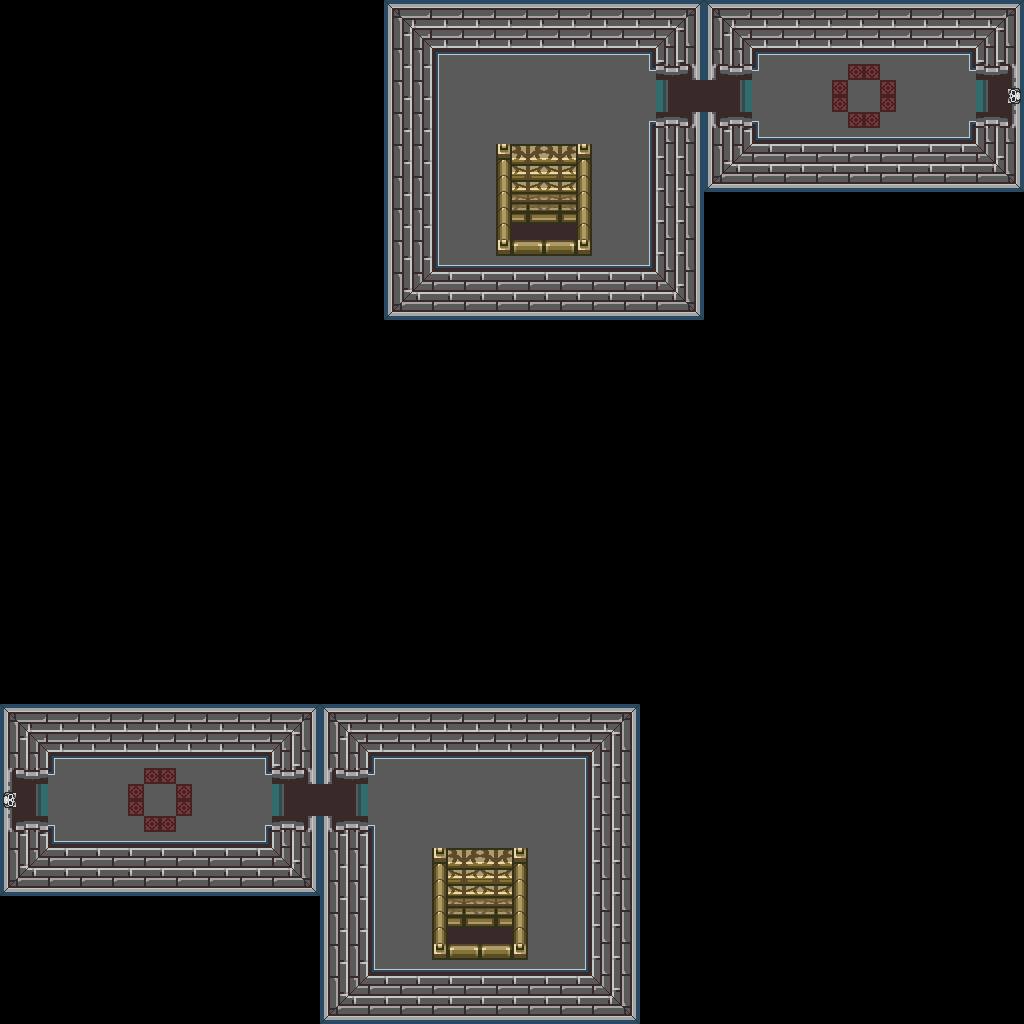

The image is a tile-based game level rendered from a .tmx file. Its description and source (layers, tilesets, objects; grid data summarised) follow:
An orthogonal 64x64 tile map with 16x16 px tiles, 1 tile layer (base), 1 hidden layer not drawn and 43 objects.

<map version="1.10" tiledversion="1.12.1" orientation="orthogonal" renderorder="right-down" width="64" height="64" tilewidth="16" tileheight="16" infinite="0" nextlayerid="3" nextobjectid="44">
 <tileset firstgid="1" source="../classiciphone_pics4.tsx" />
 <layer id="1" name="base" width="64" height="64">
  <data>[4096 cells, 4096 non-empty, 82 distinct tile ids]</data>
 </layer>
 <layer id="2" name="collision" width="64" height="64" visible="0">
  <properties><property name="collision" value="true" /></properties>
  <data>[4096 cells, 3704 non-empty, 1 distinct tile ids]</data>
 </layer>
 <objectgroup id="3" name="npcs">
  <object id="1" x="512.0" y="208.0" width="16" height="16">
   <properties>
    <property name="gani" value="night.png" />
    <property name="script" type="string">-- Auto-converted from GraalScript
-- function onCreated() {
-- drawoverplayer();
-- dontblock();
end
-- [CLIENT-SIDE — server no-op]
-- if (created) setimgpart night.png,0,0,64,32;</property>
   </properties>
  </object>
  <object id="2" x="448.0" y="912.0" width="16" height="16">
   <properties>
    <property name="gani" value="night.png" />
    <property name="script" type="string">-- Auto-converted from GraalScript
-- function onCreated() {
-- drawoverplayer();
-- dontblock();
end
-- [CLIENT-SIDE — server no-op]
-- if (created) setimgpart night.png,0,0,64,32;</property>
   </properties>
  </object>
  <object id="3" x="496.0" y="144.0" width="16" height="16">
   <properties>
    <property name="gani" value="vvsilverstairs.png" />
    <property name="script" type="string">-- Auto-converted from GraalScript
-- function onCreated() {
-- drawunderplayer();
-- dontblock();
end</property>
   </properties>
  </object>
  <object id="4" x="432.0" y="848.0" width="16" height="16">
   <properties>
    <property name="gani" value="vvsilverstairs.png" />
    <property name="script" type="string">-- Auto-converted from GraalScript
-- function onCreated() {
-- drawunderplayer();
-- dontblock();
end</property>
   </properties>
  </object>
  <object id="5" x="512.0" y="16.0" width="16" height="16">
   <properties>
    <property name="gani" value="vvwallbanner.png" />
    <property name="script" type="string">-- Auto-converted from GraalScript
-- function onCreated() {
-- drawunderplayer();
end</property>
   </properties>
  </object>
  <object id="6" x="560.0" y="16.0" width="16" height="16">
   <properties>
    <property name="gani" value="vvwallbanner.png" />
    <property name="script" type="string">-- Auto-converted from GraalScript
-- function onCreated() {
-- drawunderplayer();
end</property>
   </properties>
  </object>
  <object id="7" x="448.0" y="720.0" width="16" height="16">
   <properties>
    <property name="gani" value="vvwallbanner.png" />
    <property name="script" type="string">-- Auto-converted from GraalScript
-- function onCreated() {
-- drawunderplayer();
end</property>
   </properties>
  </object>
  <object id="8" x="496.0" y="720.0" width="16" height="16">
   <properties>
    <property name="gani" value="vvwallbanner.png" />
    <property name="script" type="string">-- Auto-converted from GraalScript
-- function onCreated() {
-- drawunderplayer();
end</property>
   </properties>
  </object>
  <object id="9" x="0.0" y="640.0" width="16" height="16">
   <properties>
    <property name="gani" value="light2.png" />
    <property name="script" type="string">-- Auto-converted from GraalScript
-- function onCreated() {
-- drawunderplayer();
-- dontblock();
end
-- [CLIENT-SIDE — server no-op]
-- if (playerenters) {
-- setcoloreffect 1,1,0.35,0.6;
-- drawaslight;
-- }</property>
   </properties>
  </object>
  <object id="10" x="192.0" y="640.0" width="16" height="16">
   <properties>
    <property name="gani" value="light2.png" />
    <property name="script" type="string">-- Auto-converted from GraalScript
-- function onCreated() {
-- drawunderplayer();
-- dontblock();
end
-- [CLIENT-SIDE — server no-op]
-- if (playerenters) {
-- setcoloreffect 1,1,0.35,0.6;
-- drawaslight;
-- }</property>
   </properties>
  </object>
  <object id="11" x="320.0" y="640.0" width="16" height="16">
   <properties>
    <property name="gani" value="light2.png" />
    <property name="script" type="string">-- Auto-converted from GraalScript
-- function onCreated() {
-- drawunderplayer();
-- dontblock();
end
-- [CLIENT-SIDE — server no-op]
-- if (playerenters) {
-- setcoloreffect 1,1,0.35,0.6;
-- drawaslight;
-- }</property>
   </properties>
  </object>
  </objectgroup>
</map>
<!-- 32 of 43 objects omitted -->
